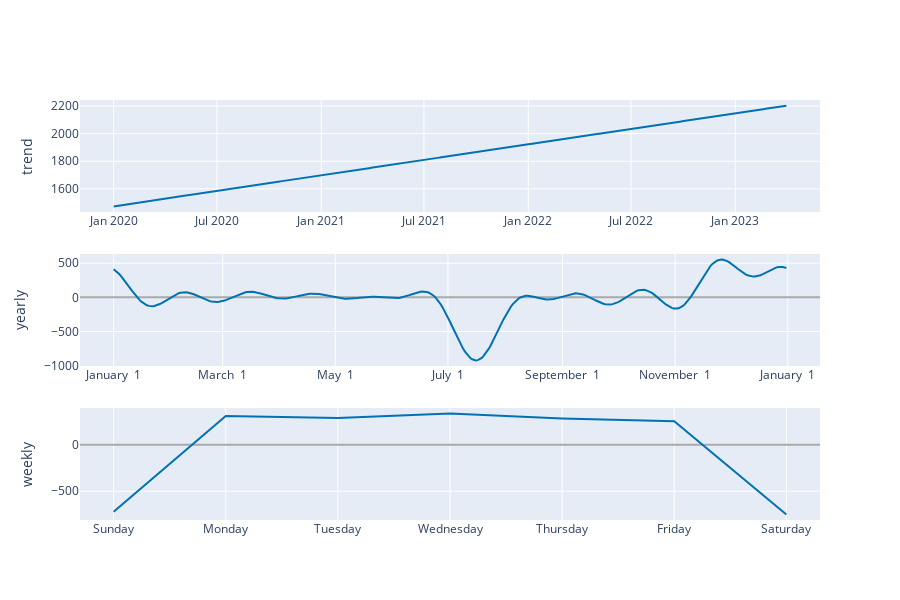

Notebook cell for this chart:
### Code cell
# Plot components
plot_components_plotly(prophet_, forecast)

### Figure 1 — Plotly figure (JSON) as saved in the notebook; plotly's stock layout.template omitted (floating-point values rounded to 4 significant figures; data arrays with more than 128 entries replaced by an {"elided": "..."} marker saying what was removed)
{"data": [{"line": {"color": "#0072B2", "width": 2}, "mode": "lines", "name": "trend", "type": "scatter", "x": {"elided": "1187 str values"}, "xaxis": "x", "y": {"elided": "1187 float values"}, "yaxis": "y"}, {"line": {"color": "rgba(0, 114, 178, 0.2)", "width": 0}, "mode": "lines", "name": "trend_upper", "type": "scatter", "x": {"elided": "1187 str values"}, "xaxis": "x", "y": {"elided": "1187 float values"}, "yaxis": "y"}, {"fill": "tonexty", "fillcolor": "rgba(0, 114, 178, 0.2)", "line": {"color": "rgba(0, 114, 178, 0.2)", "width": 0}, "mode": "lines", "name": "trend_lower", "type": "scatter", "x": {"elided": "1187 str values"}, "xaxis": "x", "y": {"elided": "1187 float values"}, "yaxis": "y"}, {"line": {"color": "#0072B2", "width": 2}, "mode": "lines", "name": "yearly", "type": "scatter", "x": {"elided": "365 str values"}, "xaxis": "x2", "y": {"elided": "365 float values"}, "yaxis": "y2"}, {"line": {"color": "#0072B2", "width": 2}, "mode": "lines", "name": "weekly", "type": "scatter", "x": ["2017-01-01T00:00:00", "2017-01-02T00:00:00", "2017-01-03T00:00:00", "2017-01-04T00:00:00", "2017-01-05T00:00:00", "2017-01-06T00:00:00", "2017-01-07T00:00:00"], "xaxis": "x3", "y": [-721.0, 309.4, 287.7, 336.1, 282.2, 254.4, -748.9], "yaxis": "y3"}], "layout": {"height": 600, "showlegend": false, "width": 900, "xaxis": {"anchor": "y", "domain": [0, 1], "range": ["2019-11-02T16:48:00", "2023-05-30T07:12:00"], "type": "date"}, "xaxis2": {"anchor": "y2", "domain": [0, 1], "range": ["2016-12-13T18:54:02.958904115", "2018-01-18T11:04:57.863013581"], "tickformat": "%B %e", "type": "date"}, "xaxis3": {"anchor": "y3", "domain": [0, 1], "range": ["2016-12-31T16:48:00", "2017-01-07T07:12:00"], "tickformat": "%A", "type": "date"}, "yaxis": {"anchor": "x", "domain": [0.7333, 1], "rangemode": "normal", "title": {"text": "trend"}, "zerolinecolor": "#AAA"}, "yaxis2": {"anchor": "x2", "domain": [0.3667, 0.6333], "title": {"text": "yearly"}, "zerolinecolor": "#AAA"}, "yaxis3": {"anchor": "x3", "domain": [0, 0.2667], "title": {"text": "weekly"}, "zerolinecolor": "#AAA"}}}
